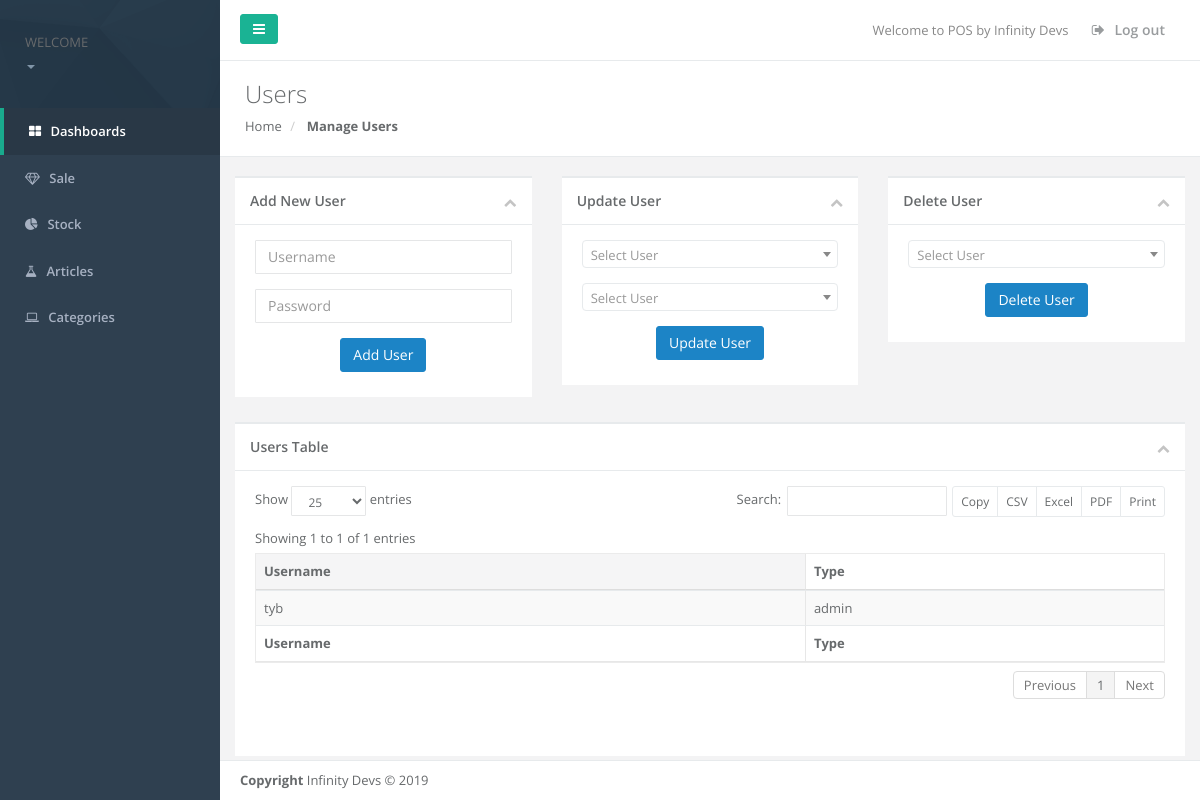
/users.php, run on an earlier commit of the app's database.
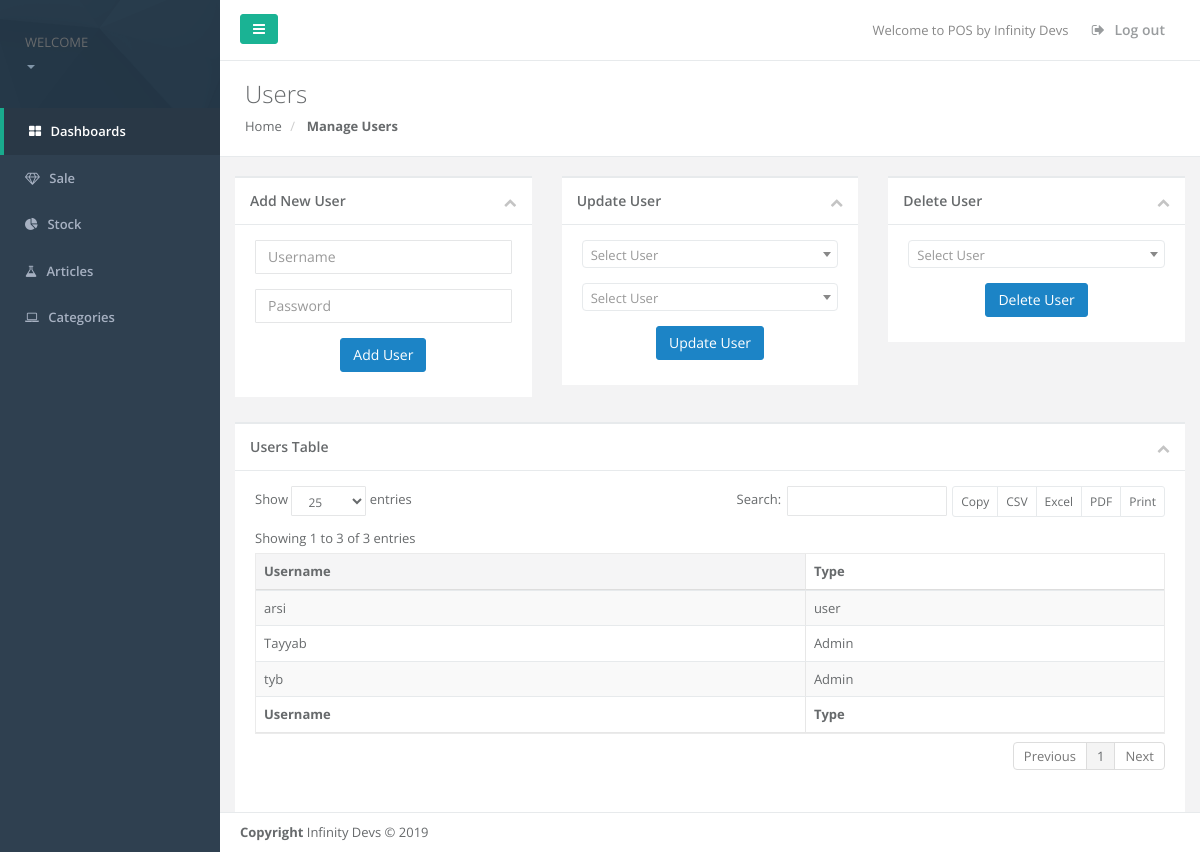
And on a later commit of the database.
### tables this page shows
CREATE TABLE `users` (
  `id` int(11) NOT NULL,
  `username` varchar(50) NOT NULL,
  `password` varchar(50) NOT NULL,
  `type` varchar(10) NOT NULL,
  `img` varchar(100) NOT NULL
);

### Classes/Connection.php (called while the page is built)
<?php
class Connection
{
   private $servername = 'localhost';
   private $databaseName = 'WebPOS';
   private $username = 'root';
   private $conn = null;
   public function __construct()
   {
       try {
           $this->conn = new PDO("mysql:host=$this->servername;dbname=$this->databaseName", $this->username);
           $this->conn->setAttribute(PDO::ATTR_ERRMODE, PDO::ERRMODE_EXCEPTION);
       }
       catch(PDOException $e)
       {
           echo "Connection failed: " . $e->getMessage();
       }
   }
   public function prepareQuery($query)
   {
       try {
           return $this->conn->prepare($query);
       }
       catch(PDOException $e)
       {
           echo "Error : " . $e->getMessage();
       }
       return null;
   }
    public function executeQuery($prepared,$parameters)
    {
        try {
            $prepared->execute($parameters);
        }
        catch(PDOException $e)
        {
            echo "Error : " . $e->getMessage();
        }
    }
    public function __destruct()
    {
        $this->conn=null;
    }
}

### Classes/User.php (called while the page is built, shortened)
<?php
require_once ('Connection.php');
class User
{
    private $userConnection = null;
    public function __construct()
    {
        $this->userConnection = new Connection;
    }
    public function getUsers()
    {
        try{
            $query = "SELECT * FROM USERS";
            $prepared = $this->userConnection->prepareQuery($query);
            $this->userConnection->executeQuery($prepared,null);
            return $prepared;
        }
        catch (Exception $ex)
        {
            echo "Error : ", $ex;
        }
    }
}

### users.php (the view, shortened to what this page needs)
<?php
require ("Classes/User.php");
?>
<!DOCTYPE html>
<html>
<head>
    <link href="css/bootstrap.min.css" rel="stylesheet">
    <link href="font-awesome/css/font-awesome.css" rel="stylesheet">
    <link href="css/plugins/dataTables/datatables.min.css" rel="stylesheet">
    <link href="css/plugins/select2/select2.min.css" rel="stylesheet">
    <link href="css/animate.css" rel="stylesheet">
    <link href="css/style.css" rel="stylesheet">
</head>
<body>
<div id="wrapper">
    <?php
    include("sidebar.php");
    ?>
    <div id="page-wrapper" class="gray-bg">
        <?php
        require ("navbar.php");
        ?>
        <div class="row wrapper border-bottom white-bg page-heading">
            <div class="col-lg-10">
                <h2>Users</h2>
                <ol class="breadcrumb">
                    <li>
                        <a href="index.php">Home</a>
                    </li>
                    <li class="active">
                        <strong>Manage Users</strong>
                    </li>
                </ol>
            </div>
        </div>
        <br>
        <div class="row">
            <div class="col-lg-4">
                <div class="ibox float-e-margins">
                    <div class="ibox-title">
                        <h5>Add New User</h5>
                        <div class="ibox-tools">
                            <a class="collapse-link">
                                <i class="fa fa-chevron-up"></i>
                            </a>
                        </div>
                    </div>
                    <div class="ibox-content">
                        <form role="form" action="" method="post">
                            <div class="row">
                                <div class="form-group col-lg-12">
                                    <input type="text" placeholder="Username" id="username" name="username"
                                           class="form-control"  required="">
                                </div>
                            </div>
                            <div class="row">
                                <div class="form-group col-lg-12">
                                    <input type="password" placeholder="Password" id="password" name="password"
                                           class="form-control"  required="">
                                </div>
                            </div>
                            <input class="btn btn-success center-block" type="submit" value="Add User" name="Adduser">
                        </form>
                    </div>
                </div>
            </div>
            <div class="col-lg-4">
                <div class="ibox float-e-margins">
                    <div class="ibox-title">
                        <h5>Update User</h5>
                        <div class="ibox-tools">
                            <a class="collapse-link">
                                <i class="fa fa-chevron-up"></i>
                            </a>
                        </div>
                    </div>
                    <div class="ibox-content">
                        <form role="form" action="" method="post">
                            <div class="row">
                                <div class="form-group col-lg-12">
                                        <?php
                                        $user = new User();
                                        $res = $user->getUsers();
                                        if($res->rowCount()>0)
                                        {
                                            $res = $res->fetchAll();
                                        }
                                        ?>
                                </div>
                            </div>
                            <div class="row">
                                <div class="form-group col-lg-12">
                                </div>
                            </div>
                            <input class="btn btn-success center-block" type="submit" value="Update User" name="UpdateUser">
                        </form>
                    </div>
                </div>
            </div>
            <div class="col-lg-4">
                <div class="ibox float-e-margins">
                    <div class="ibox-title">
                        <h5>Delete User</h5>
                        <div class="ibox-tools">
                            <a class="collapse-link">
                                <i class="fa fa-chevron-up"></i>
                            </a>
                        </div>
                    </div>
                    <div class="ibox-content">
                        <form role="form" action="" method="post">
                            <div class="row">
                                <div class="form-group col-lg-12">
                                </div>
                            </div>
                            <input class="btn btn-success center-block" type="submit" value="Delete User" name="DeleteUser">
                        </form>
                    </div>
                </div>
            </div>
        </div>
        <div class="row">
            <div class="col-lg-12">
                <div class="ibox float-e-margins">
                    <div class="ibox-title">
                        <h5>Users Table</h5>
                        <div class="ibox-tools">
                            <a class="collapse-link">
                                <i class="fa fa-chevron-up"></i>
                            </a>
                        </div>
                    </div>
                    <div class="ibox-content">
                        <div class="table-responsive">
                            <table class="table table-striped table-bordered table-hover dataTables-example" >
                                <thead>
                                <tr>
                                    <th>Username</th>
                                    <th>Type</th>
                                </tr>
                                </thead>
                                <tbody>
                                <?php
                                    $user = new User();
                                    $res = $user->getUsers();
                                    if($res->rowCount()>0)
                                    {
                                        $res = $res->fetchAll();
                                        foreach ($res as $r)
                                        {
                                            echo "<tr class=\"gradeX\">";
                                            echo "<td>".$r["username"]."</td>";
                                            echo "<td>".$r["type"]."</td>";
                                            echo "</tr>";
                                        }
                                    }
                                ?>
                                </tbody>
                                <tfoot>
                                <tr>
                                    <th>Username</th>
                                    <th>Type</th>
                                </tr>
                                </tfoot>
                            </table>
                        </div>
                    </div>
                </div>
            </div>
        </div>
        <?php
        include ("footer.php");
        ?>
    </div>
</body>
</html>

### sidebar.php (shortened to what this page needs)
<nav class="navbar-default navbar-static-side" role="navigation">
    <div class="sidebar-collapse">
        <ul class="nav metismenu" id="side-menu">
            <li class="nav-header">
                <div class="dropdown profile-element"> <span>
               WELCOME
                             </span>
                    <a data-toggle="dropdown" class="dropdown-toggle" href="#">
                            <span class="clear">  <span class="text-muted text-xs block"><?php echo $_SESSION["type"] ?> <b class="caret"></b></span> </span> </a>
                </div>
            </li>
            <li class="active">
                <a href="index.php"><i class="fa fa-th-large"></i> <span class="nav-label">Dashboards</span></a>
            </li>
            <li>
                <a href="sale.php"><i class="fa fa-diamond"></i> <span class="nav-label">Sale</span></a>
            </li>
            <li>
                <a href="stock.php"><i class="fa fa-pie-chart"></i> <span class="nav-label">Stock</span>  </a>
            </li>
            <li>
                <a href="articles.php"><i class="fa fa-flask"></i> <span class="nav-label">Articles</span></a>
            </li>
            <li>
                <a href="categories.php"><i class="fa fa-laptop"></i> <span class="nav-label">Categories</span></a>
            </li>
        </ul>
    </div>
</nav>

### navbar.php
<div class="row border-bottom">
    <nav class="navbar navbar-static-top white-bg" role="navigation" style="margin-bottom: 0">
        <div class="navbar-header">
            <a class="navbar-minimalize minimalize-styl-2 btn btn-primary " href="#"><i class="fa fa-bars"></i> </a>
        </div>
        <ul class="nav navbar-top-links navbar-right">
            <li>
                <span class="m-r-sm text-muted welcome-message">Welcome to POS by Infinity Devs</span>
            </li>
            <li>
                <a href="login.php">
                    <i class="fa fa-sign-out"></i> Log out
                </a>
            </li>
        </ul>
    </nav>
</div>

### footer.php
<div class="footer">
    <div>
        <strong>Copyright</strong> Infinity Devs &copy 2019
    </div>
</div>

What changed in the data, as far as the page shows it:
changed users "tyb": type "admin" → "Admin"
added users: username "arsi", type "user"
added users: username "Tayyab", type "Admin"
Also different on the page:
text written by a page script: "Copy CSV Excel PDF Print Show entries Search: Showing 1 to 1 of 1 entries Previous 1 Next" → "Copy CSV Excel PDF Print Show entries Search: Showing 1 to 3 of 3 entries Previous 1 Next"
